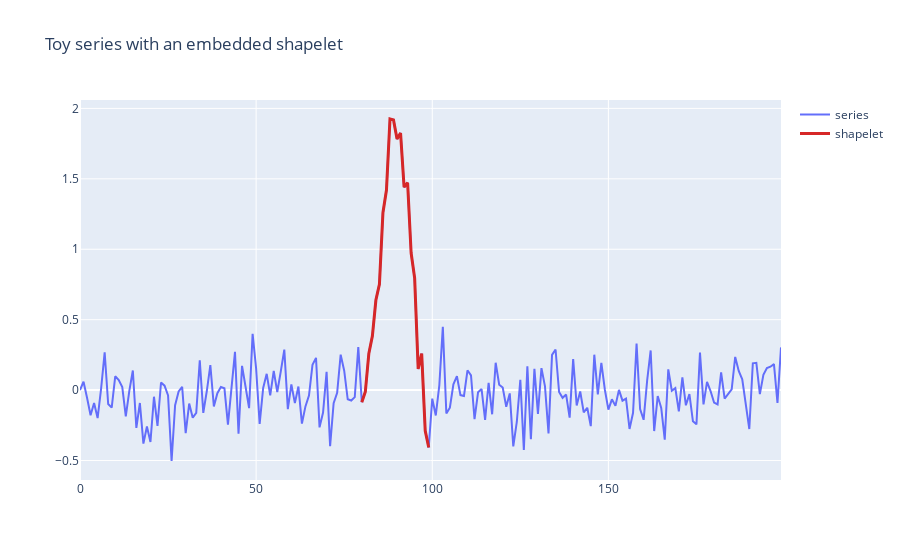

Here is the notebook cell this chart was saved with:
### Code cell
import numpy as np
import plotly.graph_objects as go

rng = np.random.default_rng(7)
t = np.arange(0, 200)
y = rng.normal(0, 0.2, size=t.size)

# Inject a motif (shapelet) around t=80..99
motif = 1.8 * np.hanning(20)
y[80:100] += motif
shapelet = y[80:100]

fig = go.Figure()
fig.add_trace(go.Scatter(x=t, y=y, name="series"))
fig.add_trace(go.Scatter(x=np.arange(80, 100), y=shapelet, name="shapelet", line=dict(color="#d62728", width=3)))
fig.update_layout(title="Toy series with an embedded shapelet")
fig.show()

### Figure 1 — Plotly figure (JSON) as saved in the notebook; plotly's stock layout.template omitted (floating-point values rounded to 4 significant figures; data arrays with more than 128 entries replaced by an {"elided": "..."} marker saying what was removed)
{"data": [{"name": "series", "type": "scatter", "x": {"elided": "200 int values"}, "y": {"elided": "200 float values"}}, {"line": {"color": "#d62728", "width": 3}, "name": "shapelet", "type": "scatter", "x": [80, 81, 82, 83, 84, 85, 86, 87, 88, 89, 90, 91, 92, 93, 94, 95, 96, 97, 98, 99], "y": [-0.0856, -0.01197, 0.2603, 0.3836, 0.6396, 0.7515, 1.259, 1.421, 1.925, 1.918, 1.783, 1.825, 1.442, 1.472, 0.9732, 0.7957, 0.1496, 0.2591, -0.2889, -0.4071]}], "layout": {"title": {"text": "Toy series with an embedded shapelet"}}}
